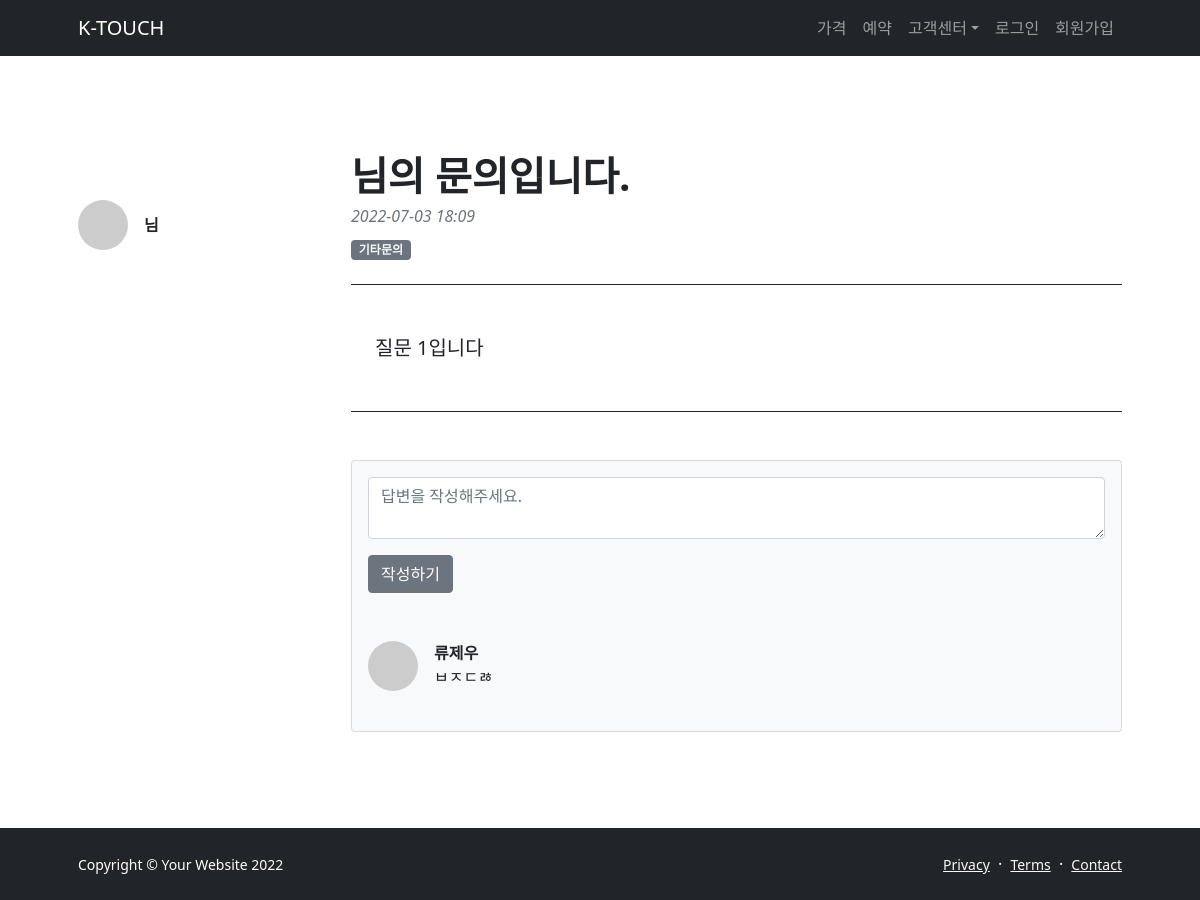
Screenshot of /question/1/ with the database file from the repository.
### question/models.py (models this page shows, shortened)
class Question(models.Model):
    user = models.ForeignKey(
        'user.User', on_delete=models.CASCADE, verbose_name='질문자 이름')
    category = models.CharField(
        max_length=10,
        choices=CATEGORY_CHOICES,
        verbose_name='문의 유형'
    )
    contents = models.TextField(verbose_name='질문 내용')
    register_date = models.DateTimeField(
        verbose_name='질문 날짜', auto_now_add=True)
    class Meta:
        db_table = 'question'
        verbose_name = '질문'
        verbose_name_plural = '질문'

### answer/models.py (models this page shows, shortened)
class Answer(models.Model):
    question = models.ForeignKey(  # 어떤 질문에 댓글을 달았는지
        'question.Question', on_delete=models.CASCADE, verbose_name='질문')
    user = models.ForeignKey(  # 답변 작성한 사람
        'user.User', on_delete=models.CASCADE, verbose_name='답변자')
    answer = models.TextField(verbose_name='답변')
    register_date = models.DateTimeField(
        auto_now_add=True, verbose_name='등록날짜')
    class Meta:
        db_table = 'Answer'
        verbose_name = '답변'
        verbose_name_plural = '답변'

### user/models.py (models this page shows)
class User(models.Model):
    uid = models.CharField(verbose_name='아이디', max_length=64, unique=True)
    password = models.CharField(verbose_name='비밀번호', max_length=64)
    phone_number = models.IntegerField(verbose_name='전화 번호')
    name = models.CharField(verbose_name='이름', max_length=64)
    register_date = models.DateTimeField(
        verbose_name='가입 날짜', auto_now_add=True)
    def __str__(self):
        return self.name
    class Meta:
        db_table = 'user'
        verbose_name = '사용자'
        verbose_name_plural = '사용자'

### question/views.py (the view)
# urls.py: path('question/<int:pk>/', QuestionDetail.as_view()),
class QuestionDetail(DetailView):
    template_name = 'question_detail.html'
    queryset = Question.objects.all()
    context_object_name = 'question'
    def get_context_data(self, **kwargs):
        context = super().get_context_data(**kwargs)
        context['form'] = AnswerForm(self.request)
        context['answers'] = Answer.objects.filter(question=self.kwargs['pk'])
        return context

### answer/forms.py (shortened to what this page needs)
class RegisterForm(forms.Form):
    def __init__(self, request, *args, **kwargs):
        super().__init__(*args, **kwargs)
        self.request = request
    question = forms.IntegerField(
        widget=forms.HiddenInput
    )
    answer = forms.CharField(
        error_messages={
            'required': '답변을 입력해주세요.'
        }, label='답변 작성하기'
    )

### question/templates/question_detail.html (shortened to what this page needs)
{% extends "base.html" %}
{% load humanize %}
{% block contents %}
<section class="py-5">
    <div class="container px-5 my-5">
        <div class="row gx-5">
            <div class="col-lg-3">
                <div class="d-flex align-items-center mt-lg-5 mb-4">
                    <img class="img-fluid rounded-circle" src="https://dummyimage.com/50x50/ced4da/6c757d.jpg"
                        alt="..." />
                    <div class="ms-3">
                        <div class="fw-bold">{{ request.session.uid }} 님</div>
                    </div>
                </div>
            </div>
            <div class="col-lg-9">
                <article>
                    <header class="mb-4">
                        <h1 class="fw-bolder mb-1">{{ request.session.uid }} 님의 문의입니다.</h1>
                        <div class="text-muted fst-italic mb-2">{{ question.register_date|date:'Y-m-d H:i' }}</div>
                        <a class="badge bg-secondary text-decoration-none link-light">{{ question.category }}</a>
                    </header>
                    <section class="mb-5">
                        <p class="fs-5 mb-4 py-5 px-4 border-top border-bottom border-dark">{{ question.contents }}</p>
                    </section>
                </article>
                <section>
                    <div class="card bg-light">
                        <div class="card-body">
                            <form method="POST" action="/answer/create/">
                                {% for field in form %}
                                <div class="form-group">
                                    {% if field.name == 'answer' %}
                                    <textarea class="form-control" name="{{ field.name }}" id="{{ field.id_for_label }}"
                                        placeholder="답변을 작성해주세요."></textarea>
                                    {% else %}
                                    <input type="{{ field.field.widget.input_type }}" class="form-control mt-1"
                                        name="{{ field.name }}" id="{{ field.id_for_label }}"
                                        placeholder="{{ field.label }}"
                                        value="{% if field.name == 'question' %}{{ question.id }}{% endif %}" />
                                    {% endif %}
                                </div>
                                {% endfor %}
                                <button type="submit" class="btn btn-secondary mt-3 mb-lg-5">작성하기</button>
                            </form>
                            <div class="d-flex mb-4">
                                <div class="flex-shrink-0"><img class="rounded-circle"
                                        src="https://dummyimage.com/50x50/ced4da/6c757d.jpg" alt="..." /></div>
                                <div class="ms-3">
                                    {% for answer in answers %}
                                    <div class="fw-bold">{{ answer.user }}</div>
                                    {{ answer.answer }}
                                    {% endfor %}
                                </div>
                            </div>
                        </div>
                    </div>
                </section>
            </div>
        </div>
    </div>
</section>
{% endblock %}

### rows the page displays
Question: register_date "2022-07-03 18:09", category "기타문의", contents "질문 1입니다"
Answer: user "류제우", answer "ㅂㅈㄷㅀ"
